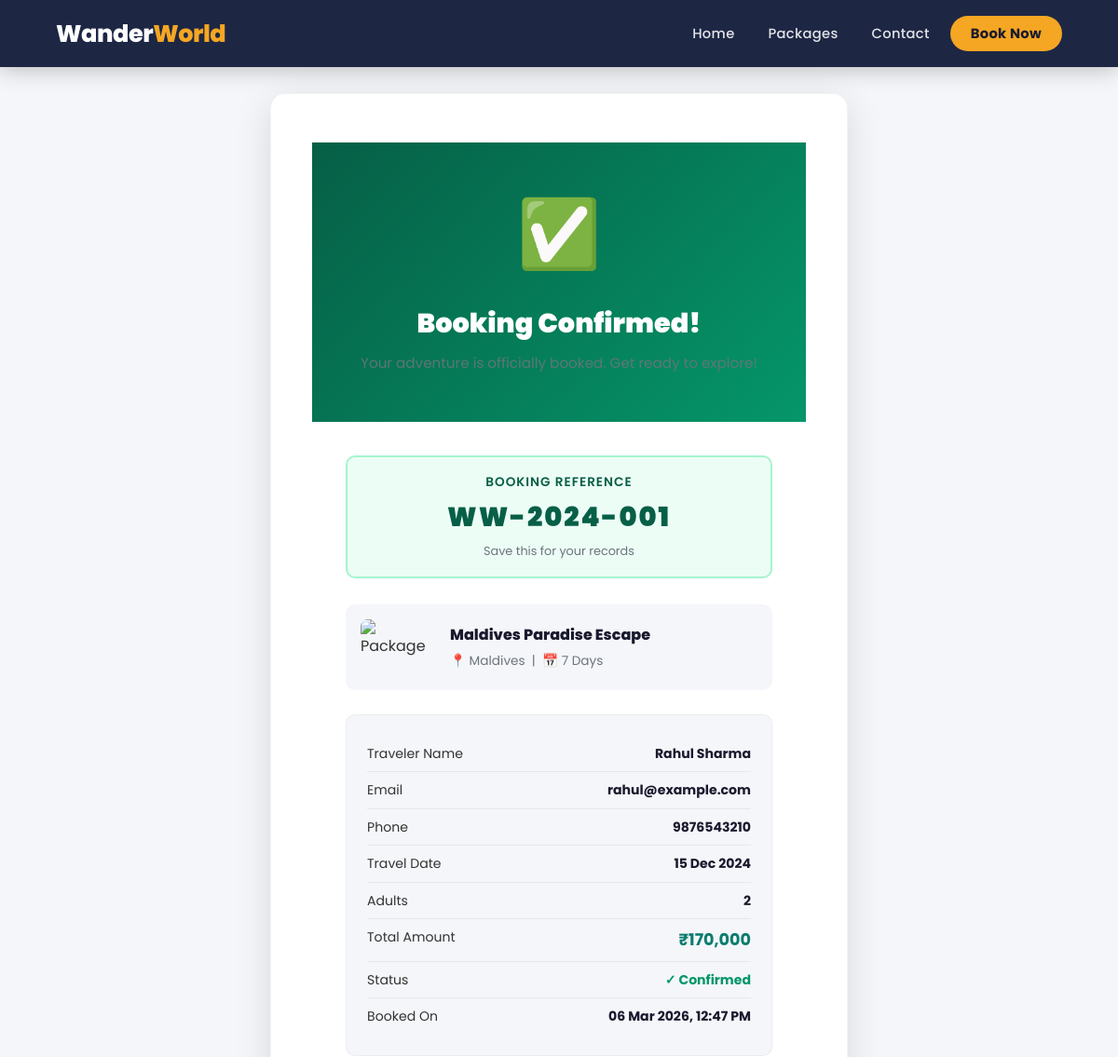
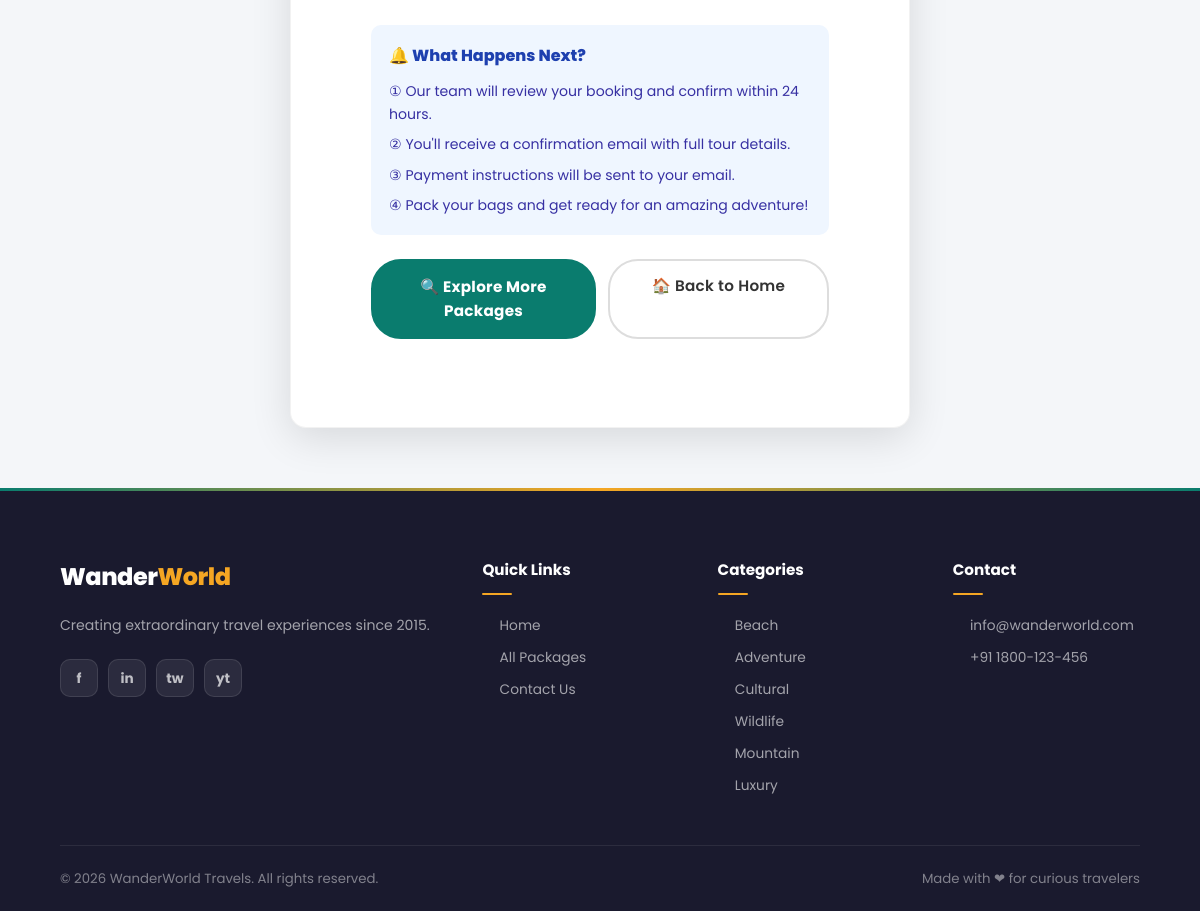
The page /booking_success.php?ref=WW-2024-001 on the database its author committed (2 pictures, top to bottom).
### tables this page shows
CREATE TABLE IF NOT EXISTS bookings (
    id INT AUTO_INCREMENT PRIMARY KEY,
    booking_ref VARCHAR(20) UNIQUE NOT NULL,
    package_id INT NOT NULL,
    first_name VARCHAR(100) NOT NULL,
    last_name VARCHAR(100) NOT NULL,
    email VARCHAR(200) NOT NULL,
    phone VARCHAR(20) NOT NULL,
    travel_date DATE NOT NULL,
    num_adults INT NOT NULL DEFAULT 1,
    num_children INT DEFAULT 0,
    special_requests TEXT,
    total_price DECIMAL(10,2) NOT NULL,
    status ENUM('Pending','Confirmed','Cancelled') DEFAULT 'Pending',
    created_at TIMESTAMP DEFAULT CURRENT_TIMESTAMP,
    FOREIGN KEY (package_id) REFERENCES packages(id) ON DELETE CASCADE
);

CREATE TABLE IF NOT EXISTS packages (
    id INT AUTO_INCREMENT PRIMARY KEY,
    name VARCHAR(200) NOT NULL,
    destination VARCHAR(200) NOT NULL,
    category ENUM('Beach','Adventure','Cultural','Wildlife','Mountain','Luxury') NOT NULL,
    duration INT NOT NULL COMMENT 'Days',
    price DECIMAL(10,2) NOT NULL,
    original_price DECIMAL(10,2) DEFAULT NULL,
    max_people INT DEFAULT 20,
    image_url VARCHAR(500),
    gallery TEXT COMMENT 'JSON array of image URLs',
    short_desc TEXT,
    description LONGTEXT,
    itinerary LONGTEXT COMMENT 'JSON array of day-wise itinerary',
    includes TEXT COMMENT 'What is included',
    excludes TEXT COMMENT 'What is excluded',
    rating DECIMAL(2,1) DEFAULT 4.5,
    reviews_count INT DEFAULT 0,
    is_featured TINYINT(1) DEFAULT 0,
    is_active TINYINT(1) DEFAULT 1,
    created_at TIMESTAMP DEFAULT CURRENT_TIMESTAMP
);

### booking_success.php (the view, shortened to what this page needs)
<?php
require_once 'config.php';
$ref = isset($_GET['ref']) ? $conn->real_escape_string($_GET['ref']) : '';
$stmt = $conn->prepare("SELECT b.*, p.name as package_name, p.destination, p.duration, p.image_url FROM bookings b JOIN packages p ON b.package_id = p.id WHERE b.booking_ref = ?");
$stmt->bind_param("s", $ref);
$stmt->execute();
$booking = $stmt->get_result()->fetch_assoc();
?>
<!DOCTYPE html>
<html lang="en">
<head>
    <link rel="stylesheet" href="style.css">
</head>
<body>
<nav class="navbar scrolled" id="navbar">
    <div class="navbar-inner">
        <a href="index.php" class="logo">Wander<span>World</span></a>
        <ul class="nav-links" id="navLinks">
            <li><a href="index.php">Home</a></li>
            <li><a href="packages.php">Packages</a></li>
            <li><a href="contact.php">Contact</a></li>
            <li><a href="booking.php" class="nav-btn">Book Now</a></li>
        </ul>
    </div>
</nav>
<div style="min-height:100vh; background:var(--light-gray); padding:100px 20px 60px; display:flex; align-items:center; justify-content:center;">
    <div class="success-card" style="max-width:620px; width:100%; background:white; border-radius:16px; box-shadow:0 10px 40px rgba(0,0,0,0.12); overflow:hidden;">
        <div style="background:linear-gradient(135deg,#065f46,#059669); padding:40px; text-align:center; color:white;">
            <div class="success-icon" style="font-size:4.5rem; display:block; margin-bottom:16px;">&#9989;</div>
            <h1 style="font-size:1.8rem; font-weight:900; margin-bottom:8px;">Booking Confirmed!</h1>
            <p style="opacity:0.85;">Your adventure is officially booked. Get ready to explore!</p>
        </div>
        <div style="padding:36px;">
            <div style="background:#ecfdf5; border:2px solid #a7f3d0; border-radius:10px; padding:16px 20px; text-align:center; margin-bottom:28px;">
                <div style="font-size:0.85rem; color:#065f46; font-weight:600; text-transform:uppercase; letter-spacing:1px;">Booking Reference</div>
                <div style="font-size:1.8rem; font-weight:900; color:#065f46; letter-spacing:2px; margin-top:4px;"><?= htmlspecialchars($booking['booking_ref']) ?></div>
                <div style="font-size:0.8rem; color:#6c757d; margin-top:4px;">Save this for your records</div>
            </div>
            <div style="display:flex; gap:16px; background:var(--light-gray); border-radius:10px; padding:16px; margin-bottom:24px; align-items:center;">
                <img src="<?= htmlspecialchars($booking['image_url']) ?>" style="width:80px; height:60px; object-fit:cover; border-radius:8px; flex-shrink:0;" alt="Package" onerror="this.src='https://images.unsplash.com/photo-1476514525535-07fb3b4ae5f1?w=200&q=80'">
                <div>
                    <div style="font-weight:800; color:#1a1a2e; font-size:1rem;"><?= htmlspecialchars($booking['package_name']) ?></div>
                    <div style="font-size:0.85rem; color:#6c757d; margin-top:4px;">&#128205; <?= htmlspecialchars($booking['destination']) ?> &nbsp;|&nbsp; &#128197; <?= $booking['duration'] ?> Days</div>
                </div>
            </div>
            <div class="booking-details">
                <div class="row"><span>Traveler Name</span><strong><?= htmlspecialchars($booking['first_name'] . ' ' . $booking['last_name']) ?></strong></div>
                <div class="row"><span>Email</span><strong><?= htmlspecialchars($booking['email']) ?></strong></div>
                <div class="row"><span>Phone</span><strong><?= htmlspecialchars($booking['phone']) ?></strong></div>
                <div class="row"><span>Travel Date</span><strong><?= date('d M Y', strtotime($booking['travel_date'])) ?></strong></div>
                <div class="row"><span>Adults</span><strong><?= $booking['num_adults'] ?></strong></div>
                <div class="row"><span>Total Amount</span><strong style="color:var(--primary); font-size:1.1rem;">&#8377;<?= number_format($booking['total_price']) ?></strong></div>
                <div class="row"><span>Status</span><strong style="color:#059669;">&#10003; <?= $booking['status'] ?></strong></div>
                <div class="row"><span>Booked On</span><strong><?= date('d M Y, h:i A', strtotime($booking['created_at'])) ?></strong></div>
            </div>
            <div style="background:#eff6ff; border-radius:10px; padding:18px; margin-bottom:24px;">
                <div style="font-weight:800; color:#1e40af; margin-bottom:12px;">&#128276; What Happens Next?</div>
                <ul style="list-style:none; display:flex; flex-direction:column; gap:8px;">
                    <li style="font-size:0.88rem; color:#3730a3; display:flex; gap:8px;">&#9312; Our team will review your booking and confirm within 24 hours.</li>
                    <li style="font-size:0.88rem; color:#3730a3; display:flex; gap:8px;">&#9313; You'll receive a confirmation email with full tour details.</li>
                    <li style="font-size:0.88rem; color:#3730a3; display:flex; gap:8px;">&#9314; Payment instructions will be sent to your email.</li>
                    <li style="font-size:0.88rem; color:#3730a3; display:flex; gap:8px;">&#9315; Pack your bags and get ready for an amazing adventure!</li>
                </ul>
            </div>
            <div style="display:flex; gap:12px; flex-wrap:wrap;">
                <a href="packages.php" class="btn-primary" style="flex:1; text-align:center;">&#128269; Explore More Packages</a>
                <a href="index.php" class="btn-outline" style="flex:1; text-align:center; color:#333; border-color:#ddd;">&#127968; Back to Home</a>
            </div>
        </div>
    </div>
</div>
<footer>
    <div class="footer-grid">
        <div class="footer-brand">
            <span class="logo">Wander<span>World</span></span>
            <p>Creating extraordinary travel experiences since 2015.</p>
            <div class="social-links"><a href="#">f</a><a href="#">in</a><a href="#">tw</a><a href="#">yt</a></div>
        </div>
        <div class="footer-col"><h4>Quick Links</h4><ul>
            <li><a href="index.php">Home</a></li>
            <li><a href="packages.php">All Packages</a></li>
            <li><a href="contact.php">Contact Us</a></li>
        </ul></div>
        <div class="footer-col"><h4>Categories</h4><ul>
            <?php foreach (['Beach','Adventure','Cultural','Wildlife','Mountain','Luxury'] as $c): ?>
            <li><a href="packages.php?category=<?= $c ?>"><?= $c ?></a></li>
            <?php endforeach; ?>
        </ul></div>
        <div class="footer-col"><h4>Contact</h4><ul>
            <li><a href="mailto:info@wanderworld.com">info@wanderworld.com</a></li>
            <li><a href="tel:+911800123456">+91 1800-123-456</a></li>
        </ul></div>
    </div>
    <div class="footer-bottom">
        <span>&copy; <?= date('Y') ?> <?= SITE_NAME ?>. All rights reserved.</span>
        <span>Made with &#10084; for curious travelers</span>
    </div>
</footer>
</body>
</html>

### booking_success.php (style rules this page uses)
.success-icon { animation: popIn 0.6s ease; }
.success-card { animation: fadeUp 0.5s ease 0.3s both; }

### rows shown on the page
bookings: booking_ref "WW-2024-001", package.name "Maldives Paradise Escape", package.destination "Maldives", package.duration "7", first_name+last_name "Rahul Sharma", email "rahul@example.com", phone "9876543210", travel_date "15 Dec 2024", num_adults "2", total_price "170,000", status "Confirmed", created_at "06 Mar 2026, 12:47 PM"

### other values the page prints
$c "Beach"
$c "Adventure"
$c "Cultural"
$c "Wildlife"
$c "Mountain"
$c "Luxury"
SITE_NAME "WanderWorld Travels"
